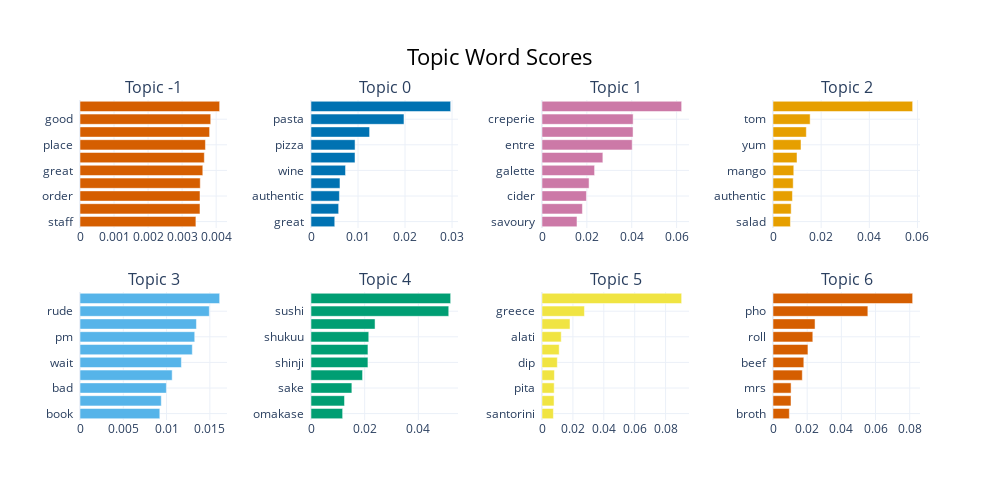

Source (notebook cell):
### Code cell
model.visualize_barchart(topics=[-1,0,1,2,3,4,5,6], n_words=10)

### Figure 1 — Plotly figure (JSON) as saved in the notebook; plotly's stock layout.template omitted (floating-point values rounded to 4 significant figures)
{"data": [{"marker": {"color": "#D55E00"}, "orientation": "h", "type": "bar", "x": [0.003406, 0.003525, 0.003526, 0.003533, 0.003608, 0.003653, 0.003686, 0.003808, 0.003841, 0.004103], "xaxis": "x", "y": ["staff  ", "restaurant  ", "order  ", "go  ", "great  ", "indian  ", "place  ", "service  ", "good  ", "food  "], "yaxis": "y"}, {"marker": {"color": "#0072B2"}, "orientation": "h", "type": "bar", "x": [0.005052, 0.005881, 0.006044, 0.006161, 0.007345, 0.009359, 0.009371, 0.01246, 0.01978, 0.0297], "xaxis": "x2", "y": ["great  ", "brava  ", "authentic  ", "tiramisu  ", "wine  ", "italy  ", "pizza  ", "burrata  ", "pasta  ", "italian  "], "yaxis": "y2"}, {"marker": {"color": "#CC79A7"}, "orientation": "h", "type": "bar", "x": [0.01559, 0.01801, 0.0198, 0.02098, 0.02344, 0.02713, 0.0402, 0.04058, 0.04062, 0.06224], "xaxis": "x3", "y": ["savoury  ", "cr  ", "cider  ", "french  ", "galette  ", "brittany  ", "entre  ", "nous  ", "creperie  ", "crepe  "], "yaxis": "y3"}, {"marker": {"color": "#E69F00"}, "orientation": "h", "type": "bar", "x": [0.007239, 0.007551, 0.008072, 0.008393, 0.008627, 0.009965, 0.01163, 0.01384, 0.01542, 0.05799], "xaxis": "x4", "y": ["salad  ", "pad  ", "authentic  ", "soup  ", "mango  ", "green  ", "yum  ", "thailand  ", "tom  ", "thai  "], "yaxis": "y4"}, {"marker": {"color": "#56B4E9"}, "orientation": "h", "type": "bar", "x": [0.00922, 0.009388, 0.009979, 0.01065, 0.01171, 0.01297, 0.01325, 0.01345, 0.01494, 0.01613], "xaxis": "x5", "y": ["book  ", "arrive  ", "bad  ", "customer  ", "wait  ", "ask  ", "pm  ", "reservation  ", "rude  ", "table  "], "yaxis": "y5"}, {"marker": {"color": "#009E73"}, "orientation": "h", "type": "bar", "x": [0.01179, 0.01249, 0.01523, 0.01921, 0.02122, 0.02123, 0.02153, 0.02387, 0.05133, 0.05205], "xaxis": "x6", "y": ["omakase  ", "mentaiko  ", "sake  ", "japan  ", "shinji  ", "sashimi  ", "shukuu  ", "izakaya  ", "sushi  ", "japanese  "], "yaxis": "y6"}, {"marker": {"color": "#F0E442"}, "orientation": "h", "type": "bar", "x": [0.007375, 0.007806, 0.007881, 0.00803, 0.009911, 0.01114, 0.01245, 0.01812, 0.02746, 0.09039], "xaxis": "x7", "y": ["santorini  ", "salad  ", "pita  ", "taverna  ", "dip  ", "octopus  ", "alati  ", "bakalaki  ", "greece  ", "greek  "], "yaxis": "y7"}, {"marker": {"color": "#D55E00"}, "orientation": "h", "type": "bar", "x": [0.009559, 0.01054, 0.01058, 0.01714, 0.01803, 0.02045, 0.02329, 0.0246, 0.0555, 0.08171], "xaxis": "x8", "y": ["broth  ", "noodle  ", "mrs  ", "viet  ", "beef  ", "spring  ", "roll  ", "vietnam  ", "pho  ", "vietnamese  "], "yaxis": "y8"}], "layout": {"annotations": [{"font": {"size": 16}, "showarrow": false, "text": "Topic -1", "x": 0.0875, "xanchor": "center", "xref": "paper", "y": 1, "yanchor": "bottom", "yref": "paper"}, {"font": {"size": 16}, "showarrow": false, "text": "Topic 0", "x": 0.3625, "xanchor": "center", "xref": "paper", "y": 1, "yanchor": "bottom", "yref": "paper"}, {"font": {"size": 16}, "showarrow": false, "text": "Topic 1", "x": 0.6375, "xanchor": "center", "xref": "paper", "y": 1, "yanchor": "bottom", "yref": "paper"}, {"font": {"size": 16}, "showarrow": false, "text": "Topic 2", "x": 0.9125, "xanchor": "center", "xref": "paper", "y": 1, "yanchor": "bottom", "yref": "paper"}, {"font": {"size": 16}, "showarrow": false, "text": "Topic 3", "x": 0.0875, "xanchor": "center", "xref": "paper", "y": 0.4, "yanchor": "bottom", "yref": "paper"}, {"font": {"size": 16}, "showarrow": false, "text": "Topic 4", "x": 0.3625, "xanchor": "center", "xref": "paper", "y": 0.4, "yanchor": "bottom", "yref": "paper"}, {"font": {"size": 16}, "showarrow": false, "text": "Topic 5", "x": 0.6375, "xanchor": "center", "xref": "paper", "y": 0.4, "yanchor": "bottom", "yref": "paper"}, {"font": {"size": 16}, "showarrow": false, "text": "Topic 6", "x": 0.9125, "xanchor": "center", "xref": "paper", "y": 0.4, "yanchor": "bottom", "yref": "paper"}], "dragmode": "zoom", "height": 500, "hoverlabel": {"bgcolor": "white", "font": {"family": "Rockwell", "size": 16}}, "showlegend": false, "title": {"font": {"color": "Black", "size": 22}, "text": "Topic Word Scores", "x": 0.5, "xanchor": "center", "yanchor": "top"}, "width": 1000, "xaxis": {"anchor": "y", "autorange": true, "domain": [0, 0.175], "range": [0, 0.004319], "showgrid": true, "type": "linear"}, "xaxis2": {"anchor": "y2", "autorange": true, "domain": [0.275, 0.45], "range": [0, 0.03127], "showgrid": true, "type": "linear"}, "xaxis3": {"anchor": "y3", "autorange": true, "domain": [0.55, 0.725], "range": [0, 0.06552], "showgrid": true, "type": "linear"}, "xaxis4": {"anchor": "y4", "autorange": false, "domain": [0.825, 1], "range": [0, 0.06104], "showgrid": true, "type": "linear"}, "xaxis5": {"anchor": "y5", "autorange": true, "domain": [0, 0.175], "range": [0, 0.01698], "showgrid": true, "type": "linear"}, "xaxis6": {"anchor": "y6", "autorange": true, "domain": [0.275, 0.45], "range": [0, 0.05479], "showgrid": true, "type": "linear"}, "xaxis7": {"anchor": "y7", "autorange": true, "domain": [0.55, 0.725], "range": [0, 0.09515], "showgrid": true, "type": "linear"}, "xaxis8": {"anchor": "y8", "autorange": true, "domain": [0.825, 1], "range": [0, 0.08601], "showgrid": true, "type": "linear"}, "yaxis": {"anchor": "x", "autorange": true, "domain": [0.6, 1], "range": [-0.5, 9.5], "showgrid": true, "type": "category"}, "yaxis2": {"anchor": "x2", "autorange": true, "domain": [0.6, 1], "range": [-0.5, 9.5], "showgrid": true, "type": "category"}, "yaxis3": {"anchor": "x3", "autorange": true, "domain": [0.6, 1], "range": [-0.5, 9.5], "showgrid": true, "type": "category"}, "yaxis4": {"anchor": "x4", "autorange": false, "domain": [0.6, 1], "range": [-0.5, 9.5], "showgrid": true, "type": "category"}, "yaxis5": {"anchor": "x5", "autorange": true, "domain": [0, 0.4], "range": [-0.5, 9.5], "showgrid": true, "type": "category"}, "yaxis6": {"anchor": "x6", "autorange": true, "domain": [0, 0.4], "range": [-0.5, 9.5], "showgrid": true, "type": "category"}, "yaxis7": {"anchor": "x7", "autorange": true, "domain": [0, 0.4], "range": [-0.5, 9.5], "showgrid": true, "type": "category"}, "yaxis8": {"anchor": "x8", "autorange": true, "domain": [0, 0.4], "range": [-0.5, 9.5], "showgrid": true, "type": "category"}}}
